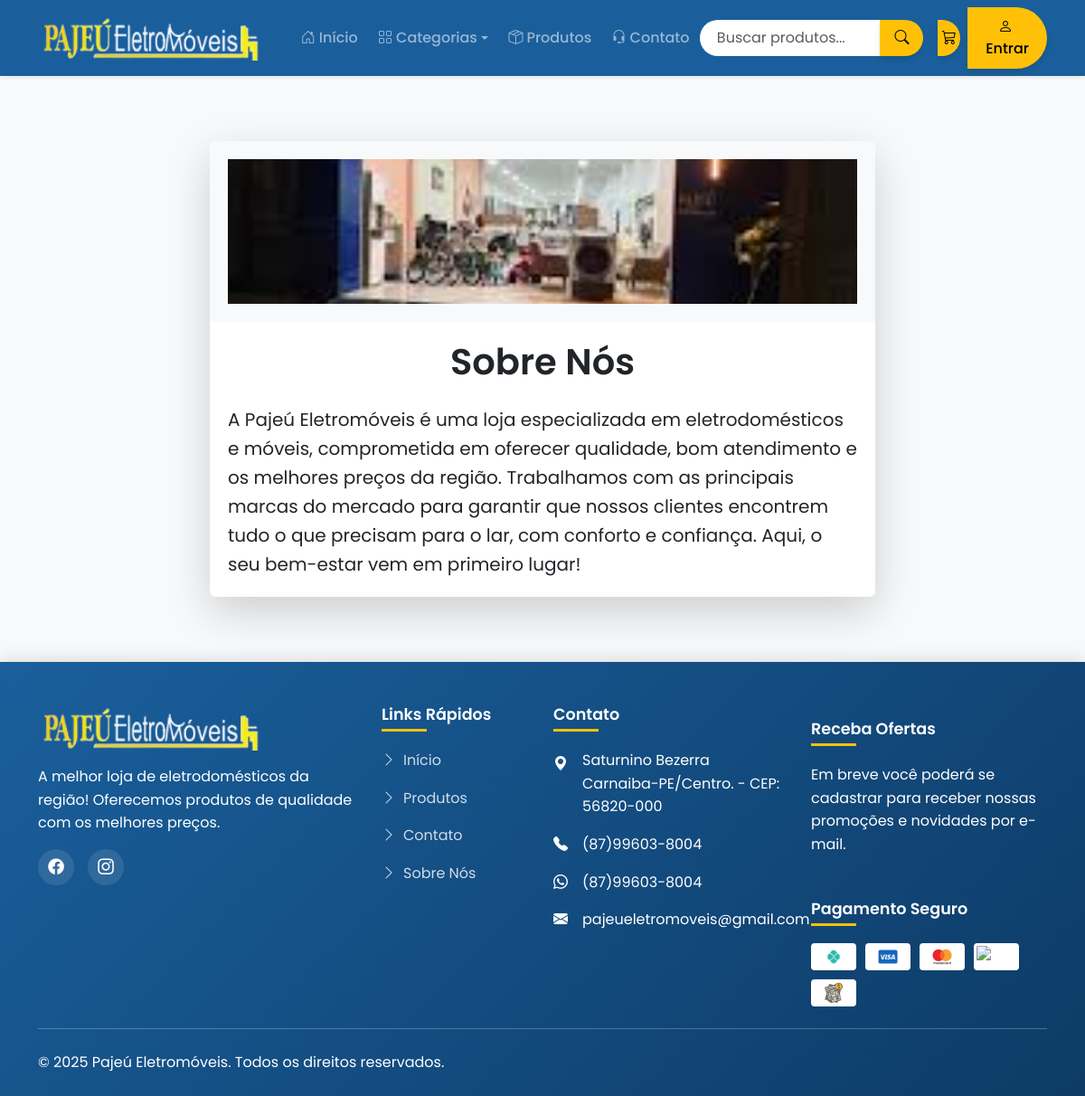
The app's page /sobre/ with its own data.
### core/models.py (models this page shows, shortened)
class SobreSite(models.Model):
    titulo = models.CharField('Título', max_length=200, default='Sobre Nós')
    texto = models.TextField('Texto', blank=True)
    imagem = models.ImageField('Imagem da Loja', upload_to='sobre/', blank=True, null=True)
    atualizado_em = models.DateTimeField(auto_now=True)
    class Meta:
        verbose_name = 'Sobre o Site'
        verbose_name_plural = 'Sobre o Site'

### core/views.py (the view)
# urls.py: path('sobre/', views.sobre_site, name='sobre'),
def sobre_site(request):
    sobre = SobreSite.objects.first()
    return render(request, 'core/sobre.html', {'sobre': sobre})

### core/context_processors.py (called while the page is built)
def site_logo(request):
    config = SiteConfig.objects.first()
    return {
        'site_logo': config.logo.url if config and config.logo else None
    }

### produtos/context_processors.py (called while the page is built)
def categorias_disponiveis(request):
    return {
        'categorias_menu': Categoria.objects.all()
    }

### produtos/models.py (called while the page is built)
    def get_absolute_url(self):
        return reverse('produtos:lista_produtos_por_categoria', args=[self.slug])

### templates/core/sobre.html (shortened to what this page needs)
{% extends 'base.html' %}
{% load static %}
{% block conteudo %}
<div class="container my-5">
    <div class="row justify-content-center">
        <div class="col-lg-8">
            <div class="card shadow-lg border-0">
                {% if sobre.imagem %}
                <img src="{{ sobre.imagem.url }}" class="card-img-top" alt="Imagem da Loja" style="max-height:350px;object-fit:cover;">
                {% endif %}
                <div class="card-body">
                    <h1 class="card-title mb-4 text-center">{{ sobre.titulo }}</h1>
                    <div class="card-text fs-5" style="white-space:pre-line;">{{ sobre.texto|linebreaksbr }}</div>
                </div>
            </div>
        </div>
    </div>
</div>
{% endblock %}

### templates/base.html (style rules this page uses)
:root { --azul-primario: #1a5f9c; --azul-secundario: #0d3b66; --amarelo-primario: #ffc107; --amarelo-secundario: #ffab00; --branco: #ffffff; --cinza-claro: #f8f9fa; --cinza-escuro: #343a40; --sombra: 0 4px 6px rgba(0, 0, 0, 0.1); --transicao: all 0.3s ease; }
body { font-family: 'Poppins', sans-serif; background-color: var(--cinza-claro); color: var(--cinza-escuro); line-height: 1.6; }
.card-img-top { height: 200px; object-fit: contain; background-color: var(--cinza-claro); padding: 20px; }
.card-body { padding: 20px; }
.card-title { font-weight: 600; margin-bottom: 10px; }

### records on screen
SobreSite: imagem (picture), titulo "Sobre Nós", texto "A Pajeú Eletromóveis é uma loja especializada em eletrodomésticos e móveis, comprometida em oferecer qualidade, bom atendimento e os melhores preços da região. Trabalhamos com as principais marcas do mercado para garantir que nossos clientes encontrem tudo o que precisam para o lar, com conforto e confiança. Aqui, o seu bem-estar vem em primeiro lugar!"
